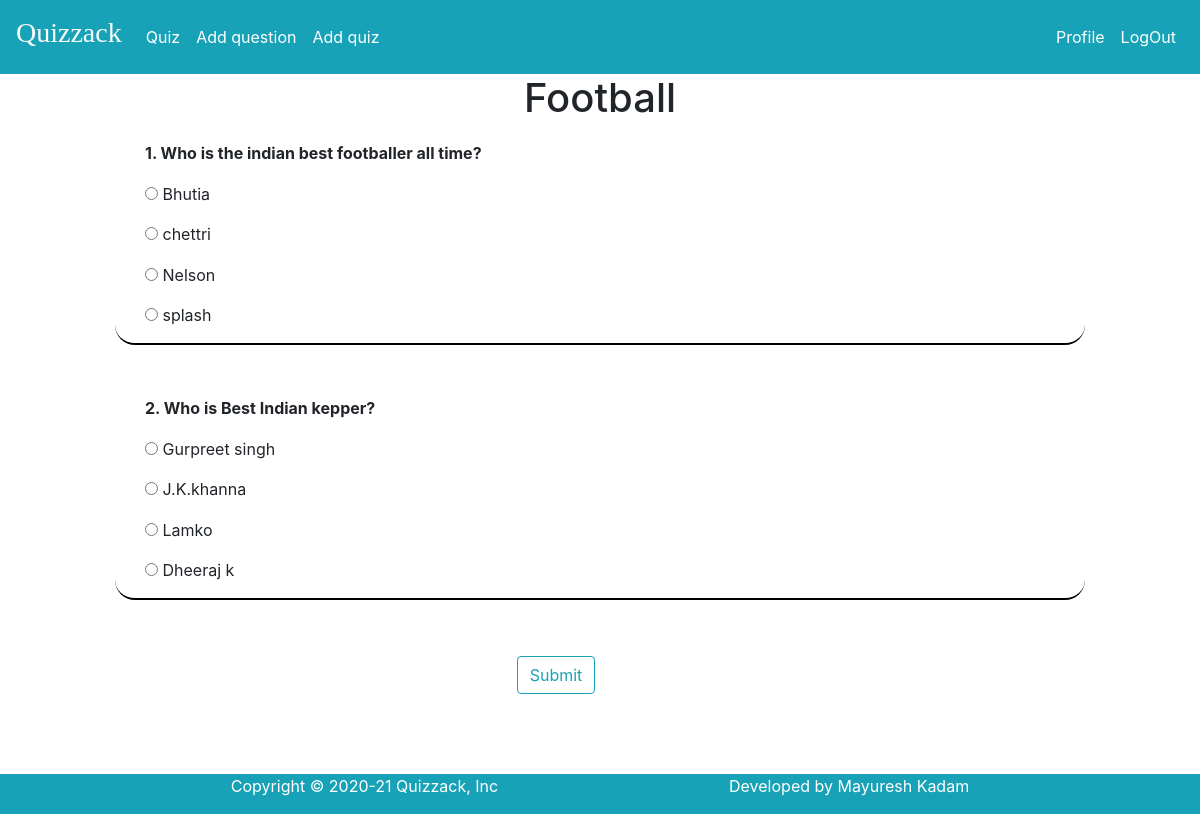
/quiz_catalog/quiz_page/Football (signed in), run on the app's committed database.
### blog/models.py (models this page shows, shortened)
class quiz(models.Model):
	question = models.CharField(max_length=500, default="")
	option1 = models.CharField(max_length=100, default="")
	option2 = models.CharField(max_length=100, default="")
	option3 = models.CharField(max_length=100, default="")
	option4 = models.CharField(max_length=100, default="")
	answer = models.CharField(max_length=100, default="")
	catogaries = models.CharField(max_length=100,default="")
	hint = models.CharField(max_length=500, default="")
	student = models.ForeignKey(User,on_delete=models.CASCADE)

### blog/views.py (the view)
# urls.py: path('quiz_page/',blog_views.quiz_page, name="quiz_page"),
@login_required
def quiz_page(request,cat):
	try:
		x=quiz.objects.filter(catogaries=cat)
	except:
		messages.success(request,f'Category not selected.')
		return HttpResponseRedirect(request.META.get('HTTP_REFERER'))
	context1={
	 'quizs':x,
	 'totalq':len(x),
	 'category':cat,
	}
	return render(request,'blog/quiz_page.html',context1)

### blog/Templates/blog/quiz_page.html (shortened to what this page needs)
{% extends "blog/base.html" %}
{% block content %}
<div class="row">
<div class="col-sm-1"></div>
<div class="col-sm-10">
<form action="../result" method="POST">
  <div style="text-align: center"><h1>{{category|capfirst}}</h1></div>
  {% for que in quizs%}
  <div class="container" style="border-bottom
  :2px solid black;border-radius: 20px;margin-top:2%;">
    <div class="col-md-10">
      <p><b>{{ forloop.counter }}. {{ que.question }}</b></p>
    </div>
    <div class="col-md-1"></div>
    <div class="col-md-3">
      <p>
      <input type="radio" name="{{ que.id }}" value="{{ que.option1 }}">
      {{ que.option1 }}
    </p>
    </div>
    <div class="col-md-3">
      <p>
      <input type="radio" name="{{ que.id }}" value="{{ que.option2 }}">
      {{ que.option2 }}
    </p>
    </div>
    <div class="col-md-1"></div>
    <div class="col-md-3">
      <p>
      <input type="radio" name="{{ que.id }}" value="{{ que.option3 }}">
      {{ que.option3 }}
    </p>
    </div>
    <div class="col-md-3">
      <p>
      <input class="form_control" type="radio" name="{{ que.id }}" value="{{ que.option4 }}">
      {{ que.option4 }}
    </p>
    </div>
    </div>
  <div class="py-3"></div>
  {% endfor %}
  <br>
  <div class="row">
    <div class="col-sm-5">
    </div>
    <div class="col-xs-2">
      <button type="submit" class="btn btn-outline-info">Submit</button>
    </div>
  </div>
  <br>
  <br>
</form>
</div>
</div>
{% endblock content %}

### data on the page
quiz: question "Who is the indian best footballer all time?", option1 "Bhutia", option2 "chettri", option3 "Nelson", option4 "splash"
quiz: question "Who is Best Indian kepper?", option1 "Gurpreet singh", option2 "J.K.khanna", option3 "Lamko", option4 "Dheeraj k"

### other printed values
{{ category|capfirst }} "Football"
